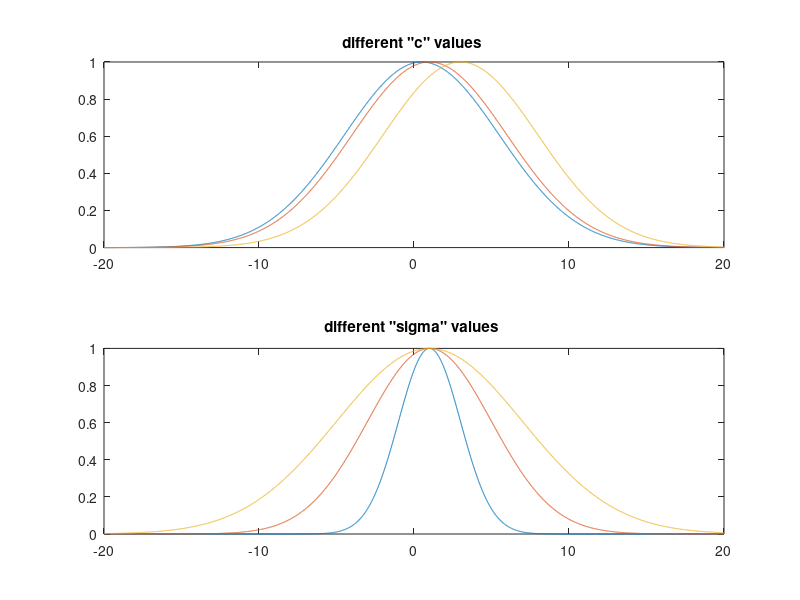
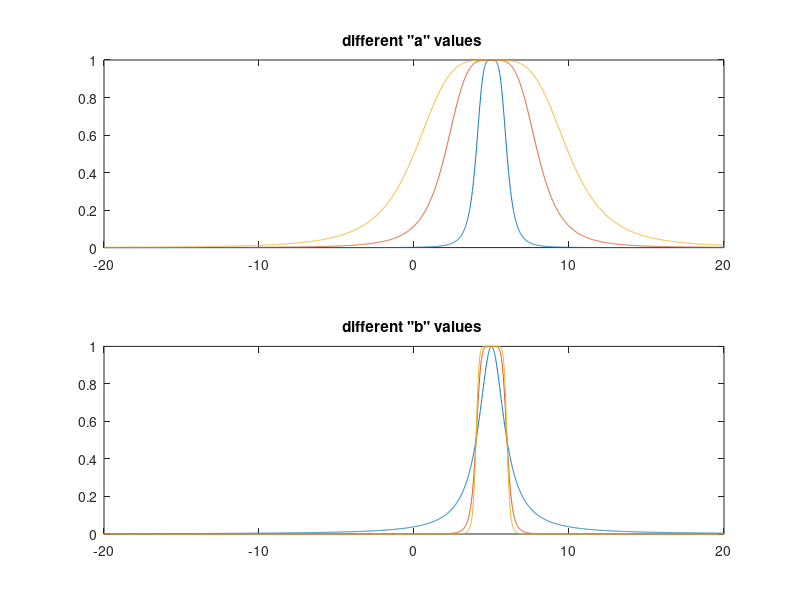

Reproduce these figures in MATLAB, in order. (Note: this script raises an error after producing the figures.)
% lab assignment 4 
% okan okumus
% 21.03.2017
clc
clear all
close all
%% Question 1
x = -20:0.01:20;
sigma = 5;
c = [ 0.5 1 3];
figure(1)
for i = 1:3
    y = gaussmf(x,[sigma c(i)]);
    subplot(211);plot(x,y)
    hold on
end
title('different "c" values ')
c = 1;
sigma = [ 2 4 6];
for i = 1:3
    y = gaussmf(x,[sigma(i) c]);
    subplot(212);plot(x,y)
    hold on
end
title('different "sigma" values ')
%% Question 2
a = [1 3 5];
b = 2; c = 5; 
figure(2)
for i = 1:3
    y = gbellmf(x,[a(i) b c]);
    subplot(211);plot(x,y)
    hold on
end
title('different "a" values ')
a = 1;
b = [1 3 5]; 
c = 5; 
for i = 1:3
    y = gbellmf(x,[a b(i) c]);
    subplot(212);plot(x,y)
    hold on
end
title('different "b" values ')
%% Question 3
x = -10:0.01:10;
figure(3)
y1 = trimf(x,[0 10 15]); % very young 
y2 = trimf(x,[20 25 30]); % young
y3 = trimf(x,[28 30 35]); % middle ages
y4 = trimf(x,[32 40 50]); % old
y5 = trimf(x,[45 55 65 75 ]); % very old
plot (x,y1,x,y2,x,y3,x,y4,x,y5)
title('age of people')
legend('very young', 'young', 'middle ages', 'old', 'very old')
